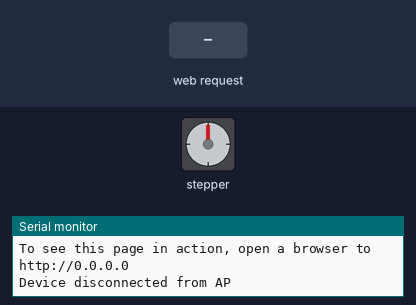
The sketch below on a simulated Arduino MKR. Parts: stepper motor, the last lines printed to the serial monitor. The test bench sets the inputs (shaded band). Stepper angles assume 1000 steps per turn.

Above: at 11.2 s.
11.3 s: HTTP request GET /start received
At 12.39 s:
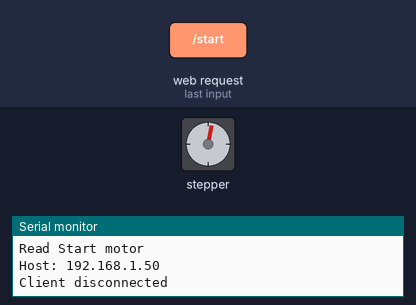
14.3 s: HTTP request GET /stop received
At 14.3 s:
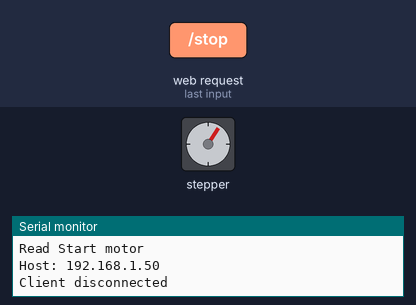
18.8 s: HTTP request GET /start received
At 19.82 s:
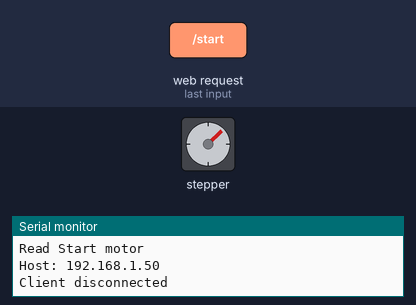
Timing chart, 0 to 34.8 s (numbered marks = the images above; inputs shaded):
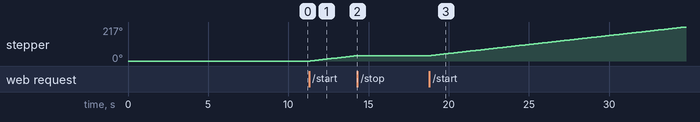

The sketch:

MotorControlViaWiFi_AccelStepperLib.ino
```cpp
#include <AccelStepper.h>
#include <WiFiNINA.h>


const int stepsPerRevolution = 1000; // Anzahl der Schritte pro Umdrehung
long stepCount = 0; // Zählt Schritte des Motors
float rotations = 0.0; // Geleistete Umdrehung des Motors seit Programmbeginn
float volumeLoss = 0.0; // ml
const float initialVolume = 12.7; //ml
float currentVolume;

#define BUTTON_PIN 12 // Taster-Pin

// Definieren Sie die Pins für den Schrittmotor
const int motorPins[4] = {8, 9, 10, 11};

// Erstellen Sie eine Instanz des Stepper-Objekts
AccelStepper myStepper(AccelStepper::FULL4WIRE, motorPins[0], motorPins[1], motorPins[2], motorPins[3]);

char ssid[] = "ArduinoAP";        // Your network SSID (name)
char pass[] = "testArduino25";    // Your network password

int status = WL_IDLE_STATUS;
WiFiServer server(80);
bool motorRunning = false;

// Variablen zur Berechnung
float pi = PI;
long pi_long = long(pi);
long AreaCalc; // in mm^2
long pitch = 1; // in mm
float injektionDiameter = 14.960; // in mm
long injektionArea; // in µm^2
long injektionVolumeFlow ; // in µm^3/min
float injektionVolumeFlow_ml = 20.8; // in ml/h
float injektionSpeed; // in µm/min
long spindleRotationalSpeed; // in U/h
float motorSpeed; // in U/min
float motorSteps; // in 1/sec
float volumePerRevolution;


void setup() {
    Serial.begin(9600);

    pinMode(BUTTON_PIN, INPUT);

    //  // Berechnungen durchführen
    AreaCalc = long(pi * injektionDiameter * injektionDiameter); // in mm^2
    injektionArea = AreaCalc / 4; // in mm^2
    injektionVolumeFlow = injektionVolumeFlow_ml * 1000; // mm^3/min
    injektionSpeed = float(injektionVolumeFlow  /float(injektionArea )); // in mm/h
    spindleRotationalSpeed = injektionSpeed / pitch ; // in U/h
    motorSpeed = float(spindleRotationalSpeed / 60.0); // in U/min
    motorSteps = (motorSpeed * stepsPerRevolution) / 60.0;
    volumePerRevolution = injektionArea * pitch * 0.001;  //in ml/U

    Serial.println("PI:");
    Serial.println(pi_long);

    Serial.println("Injektion Diameter:");
    Serial.println(injektionDiameter);
    Serial.println("AreaCalc:");
    Serial.println(AreaCalc);
    Serial.println("Injektion Area:");
    Serial.println(injektionArea);

    Serial.println("Injektion Volume Flow:");
    Serial.println(injektionVolumeFlow);
    Serial.println("Injektion Speed:");
    Serial.println(injektionSpeed);
    Serial.println("Spindle Speed");
    Serial.println(spindleRotationalSpeed);

    Serial.println("Current Motor Speed");
    Serial.println(motorSpeed);

     Serial.println("Motor Steps");
    Serial.println(motorSteps);

    Serial.println("Volume per Revolution");
    Serial.println(volumePerRevolution);

    myStepper.setMaxSpeed(motorSteps); // Maximalgeschwindigkeit in Schritten pro Sekunde
    myStepper.setAcceleration(500); // Beschleunigung in Schritten pro Sekunde^2


    if (WiFi.status() == WL_NO_MODULE) {
        Serial.println("Communication with WiFi module failed!");
        while (true);
    }

    String fv = WiFi.firmwareVersion();
    if (fv < WIFI_FIRMWARE_LATEST_VERSION) {
        Serial.println("Please upgrade the firmware");
    }

    Serial.print("Creating access point named: ");
    Serial.println(ssid);

    status = WiFi.beginAP(ssid, pass);
    if (status != WL_AP_LISTENING) {
        Serial.println("Creating access point failed");
        while (true);
    }

    delay(10000); // wait for connection

    server.begin();
    printWiFiStatus();

}

void sendHeader(WiFiClient &client) {
    // Send an HTTP response header
    client.println("HTTP/1.1 200 OK");
    client.println("Content-type:text/html");
    client.println();

    // Send HTML page
    client.println("<!DOCTYPE html><html><head><title>Step Motor Controller</title>");
    //client.println("<script src='https://cdn.jsdelivr.net/npm/chart.js'></script>");
    client.println("</head>");
    client.println("<body>");
}


void sendMotorControl(WiFiClient &client) {
    client.println("<h1>Step Motor Control</h1>");
    // Eingabe für injektionVolumeFlow in ml/min
    client.print("<p>Injection Volume Flow (ml/h): <input type='text' id='injektionVolumeFlow' value=''"); // Umrechnung in ml/min
    client.print(injektionVolumeFlow_ml); // den letzten Wert hier verwenden
    client.println("'></p>");
    client.println("<button onclick='setVolumeFlow()'>Set Volume Flow</button>");
    client.println("<p id='errorMsg' style='color:red;'></p>"); // Fehlernachricht

   // Zeile für den letzten eingegebenen Wert
    client.print("<p>Current Volume Flow (ml/h): ");
    client.print(injektionVolumeFlow_ml); // Setze den zuletzt eingegebenen Wert in this line
    client.println("</p>");
    client.println("<p>Click <a href=\"/start\">here</a> to start the motor</p>");
    client.println("<p>Click <a href=\"/stop\">here</a> to stop the motor</p>");
    client.println("Current motor status: ");
    client.print(motorRunning ? "Running" : "Stopped");
    client.println("</p>");

    client.println("<script>");
    client.println("function setVolumeFlow() {");
    client.println("  var xhr = new XMLHttpRequest();");
    client.println("  var volumeFlow = document.getElementById('injektionVolumeFlow').value;");

    client.println("  // Überprüfen, ob die Eingabe nur Zahlen enthält");
    client.println("  if (!/^[0-9]+([.][0-9]+)?$/.test(volumeFlow)) {"); // Regular Expression für nur Ziffern
    client.println("    document.getElementById('errorMsg').innerText = 'Bitte nur Zahlen eingeben.';");
    client.println("    return; // Abbrechen, keine Anfrage senden");
    client.println("  } else {");
    client.println("    document.getElementById('errorMsg').innerText = ''; // Fehlernachricht zurücksetzen");
    client.println("  }");

    client.println("  xhr.open('GET', '/setVolumeFlow?value=' + volumeFlow, true);");
    client.println("  xhr.onreadystatechange = function () {");
    client.println("    if (xhr.readyState == 4 && xhr.status == 200) {");
    client.println("      // Optional: Zwinge die Seite, neu zu laden, um den neuen Wert anzuzeigen");
    //client.println("      location.reload();");
    client.println("    }");
    client.println("  };");
    client.println("  xhr.send();");
    client.println("}");
    client.println("</script>");

}

void sendDiagram(WiFiClient &client){
    // Canvas für das Diagramm
    client.println("<canvas id='volumeChart' width='400' height='200' style='border:1px solid #000000;'></canvas>");

    // JavaScript zur Erstellung und Aktualisierung des Diagramms
    client.println("<script>");
    client.println("let volumeData = [];");   // Array für das Volumen
    client.println("let timeData = [];");     // Array für die Zeitstempel
    client.println("let canvas = document.getElementById('volumeChart');");
    client.println("let ctx = canvas.getContext('2d');");

    // Funktion zum Zeichnen des Liniendiagramms
    client.println("function drawChart() {");
    client.println("  ctx.clearRect(0, 0, canvas.width, canvas.height);"); // Lösche den vorherigen Inhalt
    client.println("  ctx.beginPath();");
    client.println("  ctx.moveTo(0, canvas.height - volumeData[0]);"); // Setze den Startpunkt");
    client.println("  for (let i = 1; i < volumeData.length; i++) {");
    client.println("    let x = (canvas.width / volumeData.length) * i;");
    client.println("    let y = canvas.height - volumeData[i];"); // Umkehrung der Y-Achse
    client.println("    ctx.lineTo(x, y);"); // Linie zum nächsten Punkt ziehen");
    client.println("  }");
    client.println("  ctx.strokeStyle = 'rgba(75, 192, 192, 1)';");
    client.println("  ctx.lineWidth = 2;");
    client.println("  ctx.stroke();"); // Linie zeichnen");
    client.println("}");

    // Funktion zum Aktualisieren des Diagramms
    client.println("function updateChart(volume) {");
    client.println("  const now = new Date().toLocaleTimeString();");
    client.println("  timeData.push(now);");
    client.println("  volumeData.push(volume);");
    client.println("  if (timeData.length > 10) { // Behalte nur die letzten 10 Werte");
    client.println("    timeData.shift();");
    client.println("    volumeData.shift();");
    client.println("  }");
    client.println("  drawChart();"); // Diagramm neu zeichnen");
    client.println("}");

    // Funktion zum Abrufen des Volumenflusses
    client.println("function fetchVolumeFlow() {");
    client.println("  fetch('/getVolumeFlow') ");
    client.println("    .then(response => response.json())");
    client.println("    .then(data => {");
    client.println("      updateChart(data.volume);");
    client.println("    });");
    client.println("}");

    // Regelmäßig den Volumenfluss abrufen
    client.println("setInterval(fetchVolumeFlow, 5000); // Alle 5 Sekunden abrufen");

    client.println("</script>");
}

void sendFooter(WiFiClient &client){
    client.println("</body>");
    client.println("</html>");

}


void loop() {
    //  // Check the button state
    // if (digitalRead(BUTTON_PIN) == HIGH) { // Button pressed
    //     delay(50); // debounce delay
    //     if (digitalRead(BUTTON_PIN) == HIGH) { // Check again after debounce
    //          motorRunning = !motorRunning;

    //         // Status ändern, um die AJAX-Anfragen richtig zu bedienen
    //         while (digitalRead(BUTTON_PIN) == HIGH); // Kurze Verzögerung, um die Schaltlogik abzukapseln
    //     }
    // }

    // Update WiFi status
    if (status != WiFi.status()) {
        status = WiFi.status();
        if (status == WL_AP_CONNECTED) {
            Serial.println("Device connected to AP");
        } else {
            Serial.println("Device disconnected from AP");
        }
    }

    WiFiClient client = server.available(); // Listen for incoming clients

    if (client) { // If you get a client,
        Serial.println("New client");
        String currentLine = ""; // Hold incoming data from the client

        while (client.connected()) { // Loop while the client is connected
            if (client.available()) { // If there's bytes to read from the client,
                char c = client.read(); // Read a byte
                Serial.write(c); // Print it out the serial monitor

                if (c == '\n') { // If the byte is a newline character
                    // If currentLine is blank, send a response
                    if (currentLine.length() == 0) {

                        sendHeader(client);
                        sendMotorControl(client);
                        sendDiagram(client);
                        sendFooter(client);
                        break; // Exit the while loop
                    } else {

                        // Process requests to start or stop the motor
                        if (currentLine.endsWith("GET /start HTTP/1.1")) {
                            Serial.println("Read Start motor");
                            motorRunning = true; // Start the motor
                        }
                        if (currentLine.endsWith("GET /stop HTTP/1.1")) {
                            Serial.println("Read Stop motor");
                            motorRunning = false; // Stop the motor
                        }
                        if (currentLine.startsWith("GET /setVolumeFlow?value=")) {
                            // Extrahieren Sie die injektionVolumeFlow aus der Anfrage
                            Serial.println();
                            Serial.println("Read Volume Flow");
                            motorRunning = false; // Stoppe den Motor vorübergehend
                            int valueStartIndex = currentLine.indexOf('=') + 1; // Erhalte den Index nach '='
                            int valueEndIndex = currentLine.indexOf(' ', valueStartIndex);
                            // Serial.println(valueStartIndex);
                            // Serial.println(valueEndIndex);

                            // Wenn kein Leerzeichen gefunden wird, setzen Sie valueEndIndex auf die Länge von currentLine
                            if (valueEndIndex == -1) {
                                valueEndIndex = currentLine.length();
                            }

                            // Hole den Wert zwischen den Indizes
                            String volumeFlowString = currentLine.substring(valueStartIndex, valueEndIndex);
                            Serial.println("Ausgelesener Substring (Volume Flow Wert):");
                            Serial.println(volumeFlowString);
                            // // Umwandeln der injektionVolumeFlow
                            injektionVolumeFlow_ml = volumeFlowString.toFloat(); // Konvertieren Sie den injektionVolumeFlow in eine ganze Zahl
                            injektionVolumeFlow = injektionVolumeFlow_ml * 1000; // mm^3/min
                            injektionSpeed = float(injektionVolumeFlow  /float(injektionArea )); // in mm/h und multipliziert mit 1.000.000, um zu vermeiden, dass Werte verloren gehen.
                            spindleRotationalSpeed = injektionSpeed / pitch ; // in U/h
                            motorSpeed = float(spindleRotationalSpeed / 60.0); // in U/ min
                            motorSteps = (motorSpeed * stepsPerRevolution) / 60.0;


                            Serial.println("Berechnete Motor steps per Second:");
                            Serial.println(motorSteps);
                            myStepper.setMaxSpeed(motorSteps); // Setzen Sie die neue Geschwindigkeit für den Motor}
                        }

                        if (currentLine.startsWith("GET /getVolumeData HTTP/1.1")) {
                            Serial.println();
                            Serial.println("Current Volume");
                            Serial.println(currentVolume);
                            // client.println("HTTP/1.1 200 OK");
                            // client.println("Content-type: application/json");
                            // client.println();
                            // client.print("{\"volume\": ");
                            // client.print(currentVolume); // Aktuellen Volumenstand zurückgeben
                            // client.println("}");


                        }
                        currentLine = ""; // Clear the current line
                    }
                } else if (c != '\r') {
                    currentLine += c;
                }


            }
        }
        client.stop(); // Close the client connection
        Serial.println("Client disconnected");
    }

    // Motorsteuerung basierend auf motorRunning
    if (motorRunning) {
        // Bewege den Motor um 1 Schritt
        myStepper.moveTo(stepCount + 1); // Setze das Ziel um 1 Schritt vorwärts
        myStepper.run(); // Führe die Bewegung aus

        stepCount += 1; // Erhöhe die Schrittzahl
        rotations = (float)stepCount / stepsPerRevolution;
        volumeLoss = rotations * volumePerRevolution;
        currentVolume = initialVolume - volumeLoss;
        delay(5); // Delay for smoother movement

    }

}


void printWiFiStatus() {
    Serial.print("SSID: ");
    Serial.println(WiFi.SSID());

    IPAddress ip = WiFi.localIP();
    Serial.print("IP Address: ");
    Serial.println(ip);

    Serial.print("To see this page in action, open a browser to http://");
    Serial.println(ip);
}
```

Measured:
- after the input at 11.3 s, stepper: keeps turning clockwise at about 12°/s, starting after 0.07 s
- after the input at 14.3 s, stepper: stops changing and stays 34°
- after the input at 18.8 s, stepper: keeps turning clockwise at about 12°/s, starting at once
